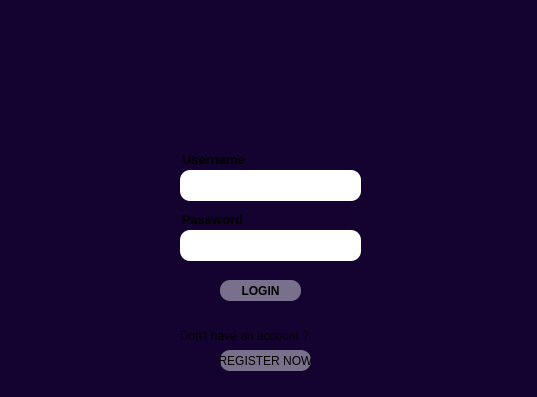
<?xml version="1.0" encoding="UTF-8"?>
<ui version="4.0">
 <class>MainWindow</class>
 <widget class="QMainWindow" name="MainWindow">
  <property name="geometry">
   <rect>
    <x>0</x>
    <y>0</y>
    <width>537</width>
    <height>397</height>
   </rect>
  </property>
  <property name="font">
   <font>
    <bold>true</bold>
   </font>
  </property>
  <property name="windowTitle">
   <string>Login</string>
  </property>
  <property name="styleSheet">
   <string notr="true">#MainWindow
{
background-color:rgb(20, 2, 48)
}</string>
  </property>
  <widget class="QWidget" name="centralwidget">
   <widget class="QWidget" name="widget" native="true">
    <property name="geometry">
     <rect>
      <x>210</x>
      <y>50</y>
      <width>91</width>
      <height>91</height>
     </rect>
    </property>
    <property name="styleSheet">
     <string notr="true">#widget

{
border-image:url(:/image/login_icon.png)
}</string>
    </property>
   </widget>
   <widget class="QGroupBox" name="groupBox">
    <property name="geometry">
     <rect>
      <x>180</x>
      <y>150</y>
      <width>181</width>
      <height>51</height>
     </rect>
    </property>
    <property name="font">
     <font>
      <pointsize>10</pointsize>
      <bold>true</bold>
     </font>
    </property>
    <property name="styleSheet">
     <string notr="true">#groupBox
{
border-radius:10px;
}</string>
    </property>
    <property name="title">
     <string>Username</string>
    </property>
    <widget class="QLineEdit" name="username">
     <property name="geometry">
      <rect>
       <x>0</x>
       <y>20</y>
       <width>181</width>
       <height>31</height>
      </rect>
     </property>
     <property name="styleSheet">
      <string notr="true">#username
{
border-radius:10px;
}</string>
     </property>
    </widget>
   </widget>
   <widget class="QGroupBox" name="groupBox_2">
    <property name="geometry">
     <rect>
      <x>180</x>
      <y>210</y>
      <width>181</width>
      <height>51</height>
     </rect>
    </property>
    <property name="font">
     <font>
      <pointsize>10</pointsize>
      <bold>true</bold>
     </font>
    </property>
    <property name="styleSheet">
     <string notr="true">#groupBox_2
{
border-radius:10px;
}</string>
    </property>
    <property name="title">
     <string>Password</string>
    </property>
    <widget class="QLineEdit" name="password">
     <property name="geometry">
      <rect>
       <x>0</x>
       <y>20</y>
       <width>181</width>
       <height>31</height>
      </rect>
     </property>
     <property name="styleSheet">
      <string notr="true">#password
{
border-radius:10px;
}</string>
     </property>
     <property name="echoMode">
      <enum>QLineEdit::EchoMode::Password</enum>
     </property>
    </widget>
   </widget>
   <widget class="QLabel" name="label">
    <property name="geometry">
     <rect>
      <x>180</x>
      <y>320</y>
      <width>181</width>
      <height>31</height>
     </rect>
    </property>
    <property name="text">
     <string>Don't have an account ?</string>
    </property>
   </widget>
   <widget class="QPushButton" name="pushButton">
    <property name="geometry">
     <rect>
      <x>220</x>
      <y>280</y>
      <width>81</width>
      <height>21</height>
     </rect>
    </property>
    <property name="font">
     <font>
      <bold>true</bold>
     </font>
    </property>
    <property name="styleSheet">
     <string notr="true">#pushButton:hover
{
background:rgb(90, 255, 90);
border-radius:10px
}
#pushButton
{
background:rgb(121, 112, 139);
border-radius:10px
}</string>
    </property>
    <property name="text">
     <string>LOGIN</string>
    </property>
   </widget>
   <widget class="QPushButton" name="pushButton_2">
    <property name="geometry">
     <rect>
      <x>220</x>
      <y>350</y>
      <width>91</width>
      <height>21</height>
     </rect>
    </property>
    <property name="styleSheet">
     <string notr="true">#pushButton_2:hover
{
background:rgb(255, 232, 55);
border-radius:10px
}
#pushButton_2
{
background:rgb(121, 112, 139);
border-radius:10px
}</string>
    </property>
    <property name="text">
     <string>REGISTER NOW</string>
    </property>
   </widget>
  </widget>
 </widget>
 <resources/>
 <connections/>
</ui>
